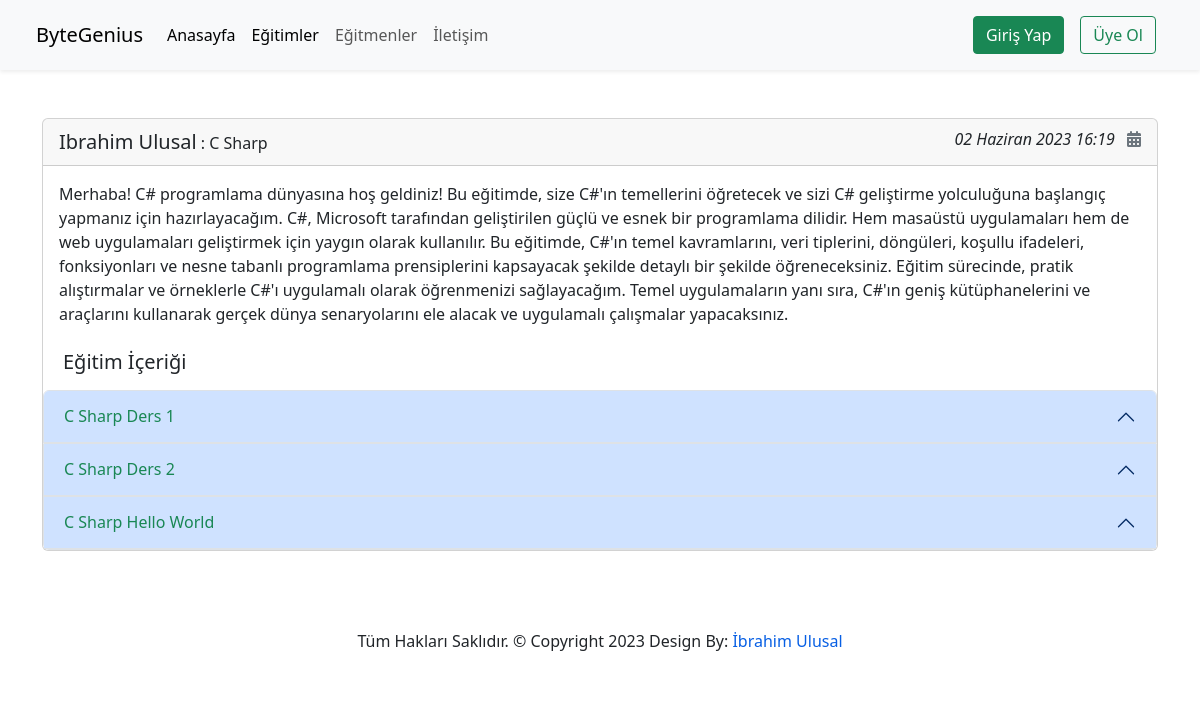
The page /courses/c-sharp/1 on the database its author committed.
### courses/Models/Course.py (models this page shows, shortened)
class Course(models.Model):
    title = models.CharField(max_length=50,help_text="Course Adı ile aynı olsun!")
    name = models.ForeignKey(CourseName,on_delete=models.CASCADE)
    category = models.ManyToManyField(Category,blank=True,null=True)
    teachers = models.ForeignKey(Teacher,on_delete=models.CASCADE,blank=True,null=True)
    students = models.ManyToManyField(User,null=True,blank=True,related_name='courses_joined')
    description = models.TextField()
    image = models.ImageField(upload_to='courses/%Y-%m/%d/',blank=True,null=True)
    isActive = models.BooleanField()
    date = models.DateTimeField(auto_now_add=True)
    slug = models.SlugField(unique=True,editable=False)
    def is_student_registered(self,student):
         return self.students.filter(id=student.id).exists() # Burada gönderilen öğrencinin kayıtlı olduğu kursları kontrol eder.

### courses/Models/Teachers.py (models this page shows, shortened)
class Teacher(models.Model):
    TeacherName = models.CharField(max_length=50)
    title = models.CharField(max_length=50)
    Description = models.TextField()
    image = models.ImageField(upload_to='teacher/%Y%m/%D',null=True,blank=True)
    date = models.DateTimeField(auto_now_add=True)
    slug = models.SlugField(unique=True,editable=False)

### courses/Models/CourseName.py (models this page shows, shortened)
class CourseName(models.Model):
    courseName = models.CharField(max_length=50)
    date = models.DateTimeField(auto_now_add=True)
    slug = models.SlugField(unique=True,editable=False)
    def __str__(self) -> str:
        return self.courseName.capitalize()

### courses/Models/CourseData.py (models this page shows, shortened)
class CourseData(models.Model):
    name = models.ForeignKey(CourseName,on_delete=models.CASCADE)
    title = models.CharField(max_length=50)
    description = RichTextUploadingField()
    date = models.DateTimeField(auto_now_add=True)
    slug = models.SlugField(unique=True,editable=False)
    isShowhome = models.BooleanField(blank=True,null=True)

### courses/views.py (the view)
# urls.py: path('<slug:courseSlug>/<int:id>',course_details,name='course-details'),
def course_details(request,courseSlug,id):
    data = Course.objects.get(slug=courseSlug,id=id)
    student = Course.objects.get(id = id)
    return render(request,'courseAppFiles/course_details.html',context={
        'data':data,
        'all_data': CourseData.objects.all().filter(name__slug = courseSlug),
        'isEnroll': student.is_student_registered(request.user),
    })

### templates/courseAppFiles/course_details.html (shortened to what this page needs)
{% extends 'partials/_base.html' %}
{% load static %}
{% block content %}
<div class="container mt-5">
    <div class="row">
        <div class="col-sm-12">
            <div class="card">
                <div class="card-header"><a href="#" class="text-decoration-none text-dark lead">{{ data.teachers.TeacherName|title }}</a> : {{ data.name|title }}
                    <span class="float-end font-weight-light" style="font-style: italic;">{{ data.date }} <i class="fa-solid fa-calendar-days ms-2 text-secondary"></i></span>
                </div>
                <div class="card-body">
                <p class="card-text">
                    {{ data.description }}
                </p>
                </div>
              <div class="row m-2">
                <div class="col">
                  <h5>Eğitim İçeriği</h5>
                </div>
                <div class="col">
                </div>
              </div>
              <div class="accordion" id="accordionPanelsStayOpenExample">
                {% for item in all_data %}
                  <div class="accordion-item">
                    <h2 class="accordion-header " id="panelsStayOpen-headingOne">
                      <button class="accordion-button text-success" type="button" data-bs-toggle="collapse" data-bs-target="#panelsStayOpen-collapseOne" aria-expanded="true" aria-controls="panelsStayOpen-collapseOne">
                        {{ item.title|title }}
                      </button>
                    </h2>
                  </div>
                {% endfor %}
              </div>
            </div>
        </div>
    </div>
</div>
{% endblock %}

### static/css/style.css (style rules this page uses)
* { margin:0; padding:0; }
:root { --main-color : rgb(27,31,36); --text-color : rgb(255,255,255); --primary-color: rgb(7,95,228); --dark-color : rgb(35,43,53); --default-text-color : rgb(0,0,0); --yellow : rgb(245,223,78); }
html { scroll-behavior: smooth; }
body { font-size: 16px; font-family: 'Poppins',sans-serif; font-weight: normal; font-style: normal; color: var(--default-text-color); }

### rows shown on the page
Course: teachers.TeacherName "Ibrahim Ulusal", name "C Sharp", date "02 Haziran 2023 16:19", description "Merhaba! C# programlama dünyasına hoş geldiniz! Bu eğitimde, size C#'ın temellerini öğretecek ve sizi C# geliştirme yolculuğuna başlangıç yapmanız için hazırlayacağım. C#, Microsoft tarafından geliştirilen güçlü ve esnek bir programlama dilidir. Hem masaüstü uygulamaları hem de web uygulamaları geliştirmek için yaygın olarak kullanılır. Bu eğitimde, C#'ın temel kavramlarını, veri tiplerini, döngüleri, koşullu ifadeleri, fonksiyonları ve nesne tabanlı programlama prensiplerini kapsayacak şekilde detaylı bir şekilde öğreneceksiniz. Eğitim sürecinde, pratik alıştırmalar ve örneklerle C#'ı uygulamalı olarak öğrenmenizi sağlayacağım. Temel uygulamaların yanı sıra, C#'ın geniş kütüphanelerini ve…"
CourseData: title "C Sharp Ders 1"
CourseData: title "C Sharp Ders 2"
CourseData: title "C Sharp Hello World"
